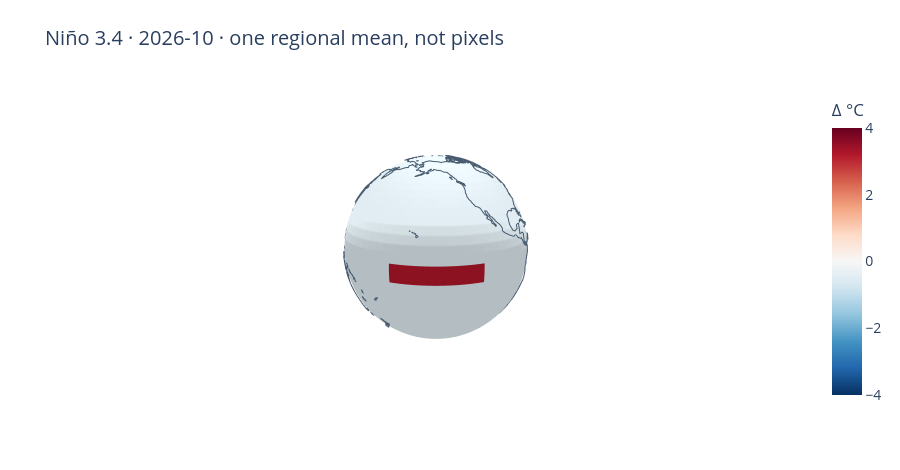

Write notebook code for a chart like this one.
### Markdown cell above
## Rotate the same evidence

### Code cell
show(region_globe(region, date))
print("Colour: traditional SST anomaly; reference 1991–2020; unit °C.")
print("Source:", CREDIT, "· CC BY 4.0 · retrieval 2026-11-20")

### Figure 1 — Plotly figure (JSON) as saved in the notebook; plotly's stock layout.template omitted (floating-point values rounded to 4 significant figures; data arrays with more than 128 entries replaced by an {"elided": "..."} marker saying what was removed)
{"data": [{"colorscale": [[0, "#e1edf2"], [1, "#e1edf2"]], "hoverinfo": "skip", "showscale": false, "surfacecolor": {"elided": "37x73 float values"}, "type": "surface", "x": {"elided": "37x73 float values"}, "y": {"elided": "37x73 float values"}, "z": {"elided": "37x73 float values"}}, {"cmax": 4, "cmin": -4, "colorbar": {"title": {"text": "Δ °C"}}, "colorscale": [[0.0, "rgb(5,48,97)"], [0.1, "rgb(33,102,172)"], [0.2, "rgb(67,147,195)"], [0.3, "rgb(146,197,222)"], [0.4, "rgb(209,229,240)"], [0.5, "rgb(247,247,247)"], [0.6, "rgb(253,219,199)"], [0.7, "rgb(244,165,130)"], [0.8, "rgb(214,96,77)"], [0.9, "rgb(178,24,43)"], [1.0, "rgb(103,0,31)"]], "hovertemplate": "Niño 3.4 region mean: 3.2345 °C<extra></extra>", "showscale": true, "surfacecolor": {"elided": "8x20 float values"}, "type": "surface", "x": {"elided": "8x20 float values"}, "y": {"elided": "8x20 float values"}, "z": {"elided": "8x20 float values"}}, {"hoverinfo": "skip", "line": {"color": "#485c70", "width": 2}, "mode": "lines", "showlegend": false, "type": "scatter3d", "x": {"elided": "5262 float values"}, "y": {"elided": "5262 float values"}, "z": {"elided": "5262 float values"}}], "layout": {"font": {"size": 14}, "height": 470, "margin": {"b": 65, "l": 65, "r": 45, "t": 90}, "scene": {"aspectmode": "data", "camera": {"eye": {"x": -1.6, "y": -1.1, "z": 0.5}}, "xaxis": {"visible": false}, "yaxis": {"visible": false}, "zaxis": {"visible": false}}, "title": {"text": "Niño 3.4 · 2026-10 · one regional mean, not pixels"}}}
